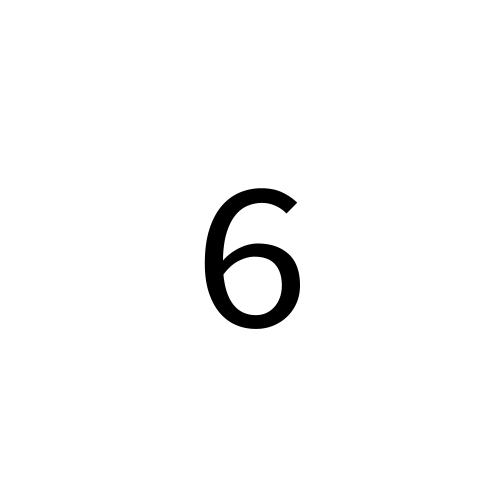
Frame 1 (no input)
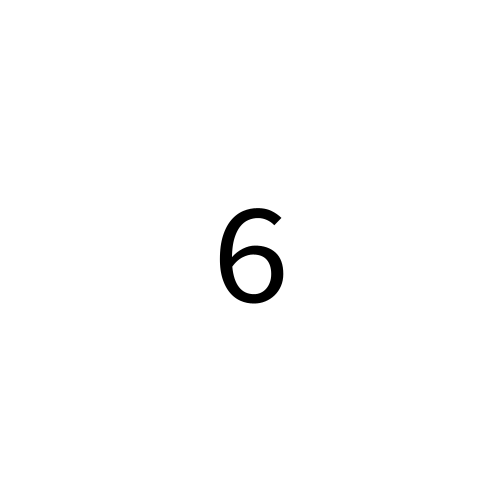
Frame 60 (the mouse pressed at the canvas centre just before this capture)
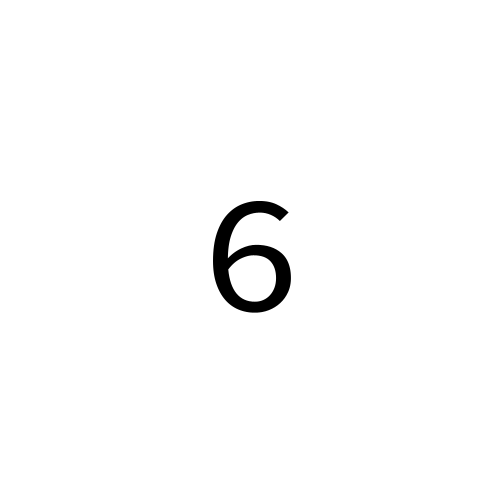
Frame 120 (the mouse held since frame 60 and released just before this capture)

The Processing sketch that drew these frames (run headless with seeded random() and noise(); from frame 60 on, the mouse is pressed at the canvas centre):

// Processing sketch: Day_026
// ── Day_026.pde
float scaleX = 1;
float scaleY = 1;
float t = 0;
void setup() {
  size(500, 500);
}

void draw() {
  background(255);

  pushMatrix();
  translate(width / 2, height / 2);
  fill(0);
  textSize(128);
  textAlign(CENTER, CENTER);
  scaleX = noise(t) * 3;
  scaleY = noise(t + 0.1) * 3;
  scale(scaleX, scaleY);
  text("6", 0, 0);
  popMatrix();

  t += 0.02;
}

void keyPressed() {
  if (key == 's' || key == 'S') {
    save("Day_026.png");
  }
}
